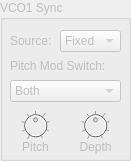
  <widget class="QGroupBox" name="syncGroup">
   <property name="enabled">
    <bool>false</bool>
   </property>
   <property name="geometry">
    <rect>
     <x>230</x>
     <y>250</y>
     <width>131</width>
     <height>161</height>
    </rect>
   </property>
   <property name="title">
    <string>VCO1 Sync</string>
   </property>
   <widget class="QLabel" name="label_32">
    <property name="geometry">
     <rect>
      <x>10</x>
      <y>50</y>
      <width>101</width>
      <height>31</height>
     </rect>
    </property>
    <property name="text">
     <string>Pitch Mod Switch:</string>
    </property>
   </widget>
   <widget class="ComboPicker" name="syncModSwitch">
    <property name="geometry">
     <rect>
      <x>10</x>
      <y>80</y>
      <width>111</width>
      <height>22</height>
     </rect>
    </property>
    <property name="currentIndex">
     <number>2</number>
    </property>
    <item>
     <property name="text">
      <string>Master</string>
     </property>
    </item>
    <item>
     <property name="text">
      <string>Slave</string>
     </property>
    </item>
    <item>
     <property name="text">
      <string>Both</string>
     </property>
    </item>
   </widget>
   <widget class="QLabel" name="label_34">
    <property name="geometry">
     <rect>
      <x>10</x>
      <y>140</y>
      <width>51</width>
      <height>21</height>
     </rect>
    </property>
    <property name="frameShadow">
     <enum>QFrame::Plain</enum>
    </property>
    <property name="text">
     <string>Pitch</string>
    </property>
    <property name="alignment">
     <set>Qt::AlignHCenter|Qt::AlignTop</set>
    </property>
   </widget>
   <widget class="DialKnob" name="syncPitch">
    <property name="geometry">
     <rect>
      <x>20</x>
      <y>110</y>
      <width>31</width>
      <height>31</height>
     </rect>
    </property>
    <property name="sizePolicy">
     <sizepolicy hsizetype="Fixed" vsizetype="Fixed">
      <horstretch>0</horstretch>
      <verstretch>0</verstretch>
     </sizepolicy>
    </property>
    <property name="minimumSize">
     <size>
      <width>0</width>
      <height>0</height>
     </size>
    </property>
    <property name="maximumSize">
     <size>
      <width>16777215</width>
      <height>16777215</height>
     </size>
    </property>
    <property name="minimum">
     <number>-64</number>
    </property>
    <property name="maximum">
     <number>63</number>
    </property>
    <property name="notchTarget">
     <double>16.000000000000000</double>
    </property>
    <property name="notchesVisible">
     <bool>true</bool>
    </property>
   </widget>
   <widget class="DialKnob" name="syncDepth">
    <property name="geometry">
     <rect>
      <x>80</x>
      <y>110</y>
      <width>31</width>
      <height>31</height>
     </rect>
    </property>
    <property name="sizePolicy">
     <sizepolicy hsizetype="Fixed" vsizetype="Fixed">
      <horstretch>0</horstretch>
      <verstretch>0</verstretch>
     </sizepolicy>
    </property>
    <property name="minimumSize">
     <size>
      <width>0</width>
      <height>0</height>
     </size>
    </property>
    <property name="maximumSize">
     <size>
      <width>16777215</width>
      <height>16777215</height>
     </size>
    </property>
    <property name="minimum">
     <number>-63</number>
    </property>
    <property name="maximum">
     <number>63</number>
    </property>
    <property name="notchTarget">
     <double>16.000000000000000</double>
    </property>
    <property name="notchesVisible">
     <bool>true</bool>
    </property>
   </widget>
   <widget class="QLabel" name="label_35">
    <property name="geometry">
     <rect>
      <x>70</x>
      <y>140</y>
      <width>51</width>
      <height>21</height>
     </rect>
    </property>
    <property name="frameShadow">
     <enum>QFrame::Plain</enum>
    </property>
    <property name="text">
     <string>Depth</string>
    </property>
    <property name="alignment">
     <set>Qt::AlignHCenter|Qt::AlignTop</set>
    </property>
   </widget>
   <widget class="ComboPicker" name="syncPitchSrc">
    <property name="geometry">
     <rect>
      <x>60</x>
      <y>30</y>
      <width>61</width>
      <height>22</height>
     </rect>
    </property>
    <item>
     <property name="text">
      <string>Fixed</string>
     </property>
    </item>
    <item>
     <property name="text">
      <string>PEG</string>
     </property>
    </item>
    <item>
     <property name="text">
      <string>FEG</string>
     </property>
    </item>
    <item>
     <property name="text">
      <string>LFO1</string>
     </property>
    </item>
    <item>
     <property name="text">
      <string>LFO2</string>
     </property>
    </item>
   </widget>
   <widget class="QLabel" name="label_56">
    <property name="geometry">
     <rect>
      <x>10</x>
      <y>30</y>
      <width>61</width>
      <height>21</height>
     </rect>
    </property>
    <property name="text">
     <string>Source:</string>
    </property>
   </widget>
  </widget>
